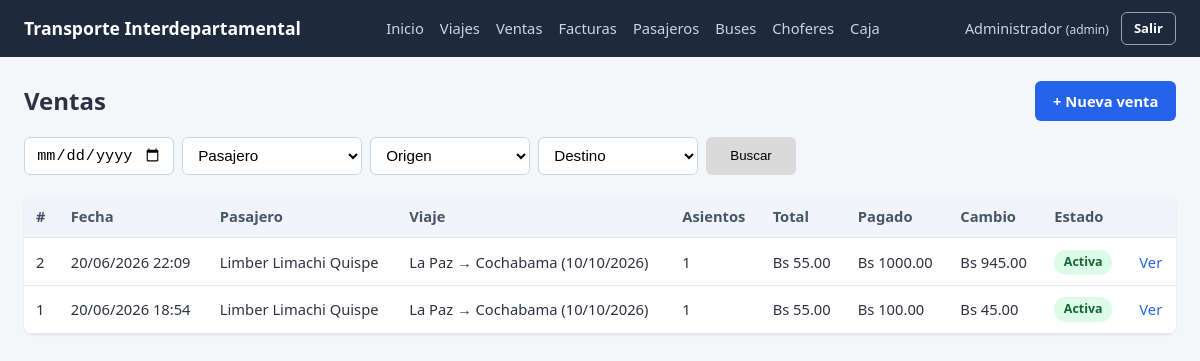
The app's page /ventas/ (signed in), older data.
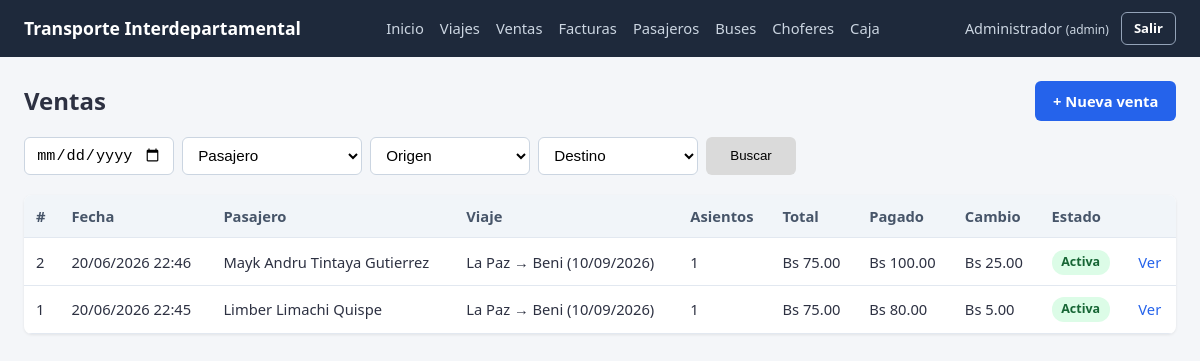
The same page, newer data.
### app/models/venta.py (models this page shows, shortened)
class Venta(db.Model):
    __tablename__ = "venta"
    id_venta = db.Column(db.Integer, primary_key=True, autoincrement=True)
    fecha_venta = db.Column(db.DateTime, nullable=False, default=datetime.now)
    id_pasajero = db.Column(db.Integer, db.ForeignKey("pasajero.id_pasajero"), nullable=False)
    id_viaje = db.Column(db.Integer, db.ForeignKey("viaje.id_viaje"), nullable=False)
    id_usuario = db.Column(db.Integer, db.ForeignKey("usuario.id_usuario"), nullable=False)
    monto = db.Column(db.Numeric(10, 2), nullable=False, default=0)       # total a pagar (suma de detalles activos)
    monto_pagado = db.Column(db.Numeric(10, 2), nullable=False, default=0)  # con cuánto pagó el cliente
    cambio = db.Column(db.Numeric(10, 2), nullable=False, default=0)       # vuelto entregado
    estado = db.Column(db.String(20), nullable=False, default="activa")  # activa | rebajada | anulada
    detalles = db.relationship("VentaDetalle", backref="venta", cascade="all, delete-orphan")
    factura = db.relationship("Factura", backref="venta", uselist=False, cascade="all, delete-orphan")
    usuario = db.relationship("Usuario")
    @property
    def detalles_activos(self):
        return [d for d in self.detalles if d.estado == "activo"]

### app/models/pasajero.py (models this page shows, shortened)
class Pasajero(db.Model):
    __tablename__ = "pasajero"
    id_pasajero = db.Column(db.Integer, primary_key=True, autoincrement=True)
    ci = db.Column(db.String(20), nullable=False, unique=True)
    nombres = db.Column(db.String(100), nullable=False)
    apellidos = db.Column(db.String(100), nullable=False)
    telefono = db.Column(db.String(20))
    ventas = db.relationship("Venta", backref="pasajero")
    @property
    def nombre_completo(self):
        return f"{self.nombres} {self.apellidos}"

### app/models/viaje.py (models this page shows, shortened)
class Viaje(db.Model):
    __tablename__ = "viaje"
    id_viaje = db.Column(db.Integer, primary_key=True, autoincrement=True)
    origen = db.Column(db.String(100), nullable=False)
    destino = db.Column(db.String(100), nullable=False)
    fecha_viaje = db.Column(db.Date, nullable=False)
    hora_salida = db.Column(db.Time, nullable=False)
    precio = db.Column(db.Numeric(10, 2), nullable=False, default=0)
    id_bus = db.Column(db.Integer, db.ForeignKey("bus.id_bus"), nullable=False)
    id_chofer = db.Column(db.Integer, db.ForeignKey("chofer.id_chofer"), nullable=False)
    estado = db.Column(db.String(20), nullable=False, default="programado")  # programado | finalizado | cancelado
    viaje_asientos = db.relationship("ViajeAsiento", backref="viaje", cascade="all, delete-orphan")
    ventas = db.relationship("Venta", backref="viaje")

### app/routes/ventas.py (the view, shortened to what this page needs)
@ventas_bp.route("/", methods=["GET", "POST"])
@login_required
def listar():
    ventas = venta_service.listar_ventas()
    pasajeros = pasajero_service.listar_pasajeros()
    return render_template(
        "ventas/listar.html",
        ventas=ventas,
        pasajeros=pasajeros,
        departamentos=departamentos
    )

### app/services/pasajero_service.py (called while the page is built)
def listar_pasajeros():
    return Pasajero.query.order_by(Pasajero.id_pasajero.desc()).all()

### app/services/venta_service.py (called while the page is built)
def listar_ventas():
    return Venta.query.order_by(Venta.id_venta.desc()).all()

### app/utils/auth.py (called while the page is built)
def login_required(view_func):
    @wraps(view_func)
    def wrapper(*args, **kwargs):
        if "id_usuario" not in session:
            flash("Debes iniciar sesión para continuar.", "warning")
            return redirect(url_for("auth.login"))
        return view_func(*args, **kwargs)
    return wrapper

### templates/ventas/listar.html (shortened to what this page needs)
{% extends "base.html" %}
{% block content %}
<div class="mb-2" style="display:flex; justify-content:space-between; align-items:center;">
    <h2>Ventas</h2>
    <a href="{{ url_for('ventas.crear') }}" class="btn btn-primary">+ Nueva venta</a>
</div>
<form method="POST"
      action="{{ url_for('ventas.listar') }}"
      style="display:flex; gap: 0.5rem; margin-bottom: 20px; align-items: center; flex-wrap: wrap;">
    <input type="date" name="fecha" value="{{ request.form.get('fecha', '') }}" style="height:38px; width:150px; border:1px solid #cbd5e1; border-radius:0.375rem;">
    <select name="pasajero" style="height:38px; width:180px; border:1px solid #cbd5e1; border-radius:0.375rem;">
        <option value="">Pasajero</option>
    </select>
    <select name="origen"
            style="height:38px; width:160px; border:1px solid #cbd5e1; border-radius:0.375rem;">
        <option value="">Origen</option>
    </select>
    <select name="destino"
            style="height:38px; width:160px; border:1px solid #cbd5e1; border-radius:0.375rem;">
        <option value="">Destino</option>
    </select>
    <button type="submit"
            style="width:90px; height:38px; background:#dadada; border:none; border-radius:0.375rem;">
        Buscar
    </button>
</form>
<div class="table-wrapper">
    <table>
        <thead>
            <tr>
                <th>#</th>
                <th>Fecha</th>
                <th>Pasajero</th>
                <th>Viaje</th>
                <th>Asientos</th>
                <th>Total</th>
                <th>Pagado</th>
                <th>Cambio</th>
                <th>Estado</th>
                <th></th>
            </tr>
        </thead>
        <tbody>
            {% for venta in ventas %}
            <tr>
                <td>{{ venta.id_venta }}</td>
                <td>{{ venta.fecha_venta.strftime("%d/%m/%Y %H:%M") }}</td>
                <td>{{ venta.pasajero.nombre_completo }}</td>
                <td>{{ venta.viaje.origen }} → {{ venta.viaje.destino }} ({{ venta.viaje.fecha_viaje.strftime("%d/%m/%Y") }})</td>
                <td>{{ venta.detalles_activos|length }}</td>
                <td>Bs {{ "%.2f"|format(venta.monto) }}</td>
                <td>Bs {{ "%.2f"|format(venta.monto_pagado) }}</td>
                <td>Bs {{ "%.2f"|format(venta.cambio) }}</td>
                <td>
                    {% if venta.estado == "activa" %}
                    <span class="badge badge-success">Activa</span>
                    {% elif venta.estado == "rebajada" %}
                    <span class="badge badge-warning">Rebajada</span>
                    {% else %}
                    <span class="badge badge-danger">Anulada</span>
                    {% endif %}
                </td>
                <td><a href="{{ url_for('ventas.detalle', id_venta=venta.id_venta) }}">Ver</a></td>
            </tr>
            {% else %}
            <tr><td colspan="10" class="empty-state">No hay ventas registradas.</td></tr>
            {% endfor %}
        </tbody>
    </table>
</div>
{% endblock %}

Row changes from the older to the newer data that the page shows:
changed Venta id 2: fecha_venta "20/06/2026 22:09" → "20/06/2026 22:46"; pasajero.nombre_completo "Limber Limachi Quispe" → "Mayk Andru Tintaya Gutierrez"; viaje.destino "Cochabama" → "Beni"; viaje.fecha_viaje "10/10/2026" → "10/09/2026"; monto "55.00" → "75.00"; monto_pagado "1000.00" → "100.00"; cambio "945.00" → "25.00"
changed Venta "Limber Limachi Quispe": fecha_venta "20/06/2026 18:54" → "20/06/2026 22:45"; viaje.destino "Cochabama" → "Beni"; viaje.fecha_viaje "10/10/2026" → "10/09/2026"; monto "55.00" → "75.00"; monto_pagado "100.00" → "80.00"; cambio "45.00" → "5.00"
